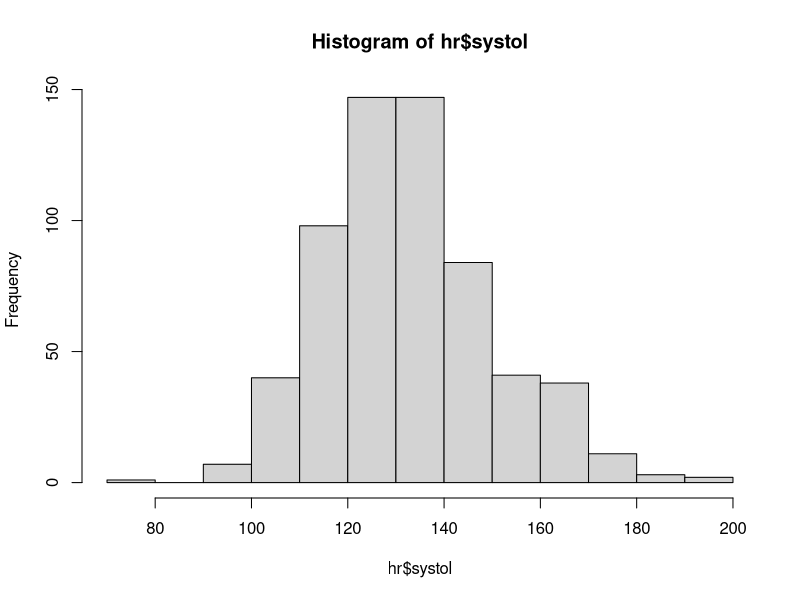
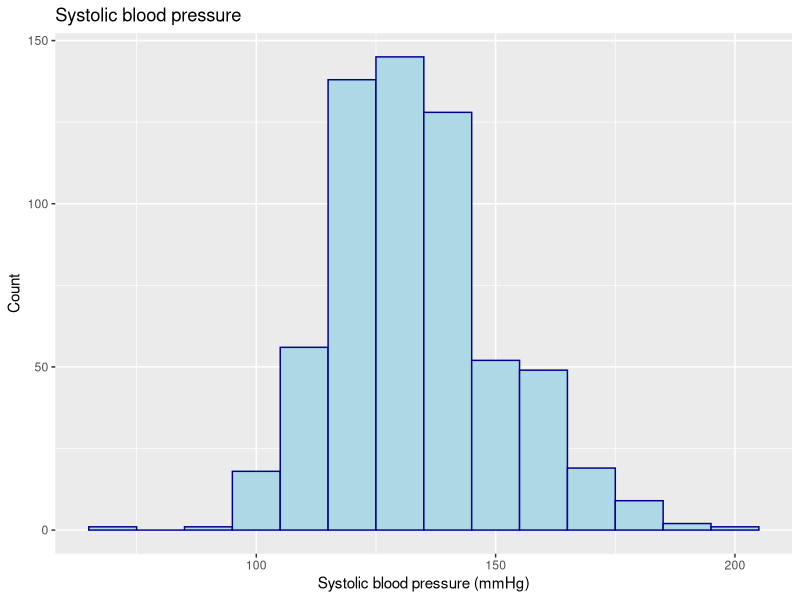

Write R code to recreate these figures, in order.
## ---- chunk 1
knitr::opts_chunk$set(echo = TRUE)
## ---- chunk 2

hr <- read.csv('heart_rate.csv')

head(hr)
## ---- chunk 3
# Note the chunk options used to suppress the code (echo = FALSE) and unwanted warnings (warnings = FALSE/message = FALSE) in the rendered document

# summary(hr$systol)

hist(hr$systol)

## ---- chunk 4
# Note the chunk options used to suppress the code (echo = FALSE) and unwanted warnings (warnings = FALSE/message = FALSE) in the rendered document
library(ggplot2)
ggplot(data = hr, aes(x=systol)) + 
  geom_histogram(binwidth = 10, color = 'darkblue', fill = 'lightblue') +
  labs(x = "Systolic blood pressure (mmHg)",
       y = "Count",
       title = "Systolic blood pressure")

